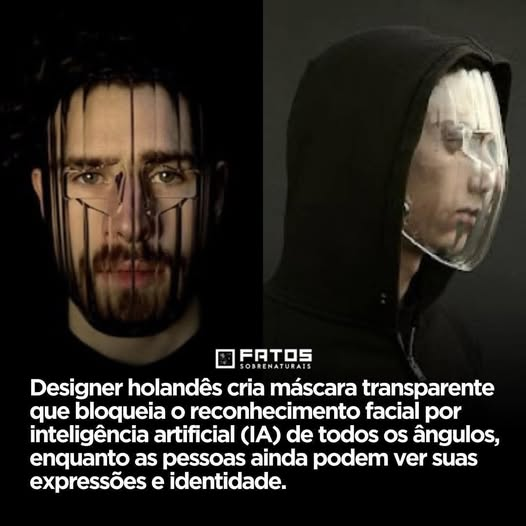
#> input picture 589031725_10228163192779850_9035292577819860692_n.jpg, 526 x 526 px
$ python -i cv_service.py   (imports and definitions only)   (older library calls are emulated)
#> lines starting #> are read from the running program, lines starting #| are printed output that depends on the picture
import cv2
import numpy as np
from PIL import Image

class CVService:
    @staticmethod
    def analyze_image(image_bytes):
        # Converter bytes para array OpenCV
        nparr = np.frombuffer(image_bytes, np.uint8)
        img = cv2.imdecode(nparr, cv2.IMREAD_COLOR)
        gray = cv2.cvtColor(img, cv2.COLOR_BGR2GRAY)

        # Nitidez (Laplacian variance)
        sharpness = cv2.Laplacian(gray, cv2.CV_64F).var()

        # Luminosidade
        luminosity = np.mean(gray)

        # Detecção de rostos (Haar Cascade)
        face_cascade = cv2.CascadeClassifier(cv2.data.haarcascades + 'haarcascade_frontalface_default.xml')
        faces = face_cascade.detectMultiScale(gray, 1.1, 4)

        return {
            "luminosidade": round(float(luminosity), 2),
            "nitidez": round(float(sharpness), 2),
            "rostos": len(faces),
            "resolucao": f"{img.shape[1]}x{img.shape[0]}",
            "cores": "RGB", # Placeholder para análise real de histograma
            "descricao": "Imagem capturada via webcam"
        }

>>> import cv2
>>> picture = cv2.imread('../../../589031725_10228163192779850_9035292577819860692_n.jpg', cv2.IMREAD_GRAYSCALE)
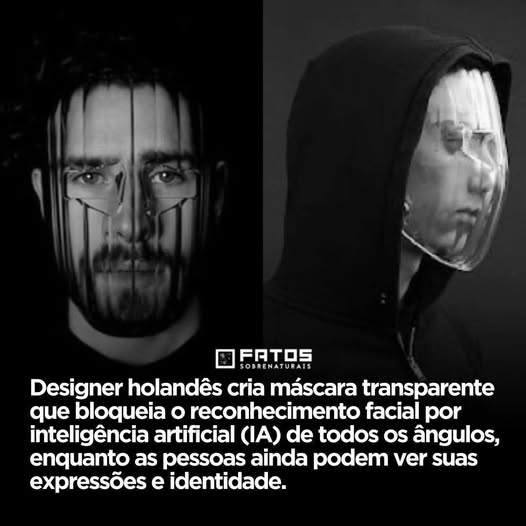
#> picture: shape (526, 526); min 0, max 255, mean 41.1
#> (the run stopped early here; a loop or call above may not have finished)
